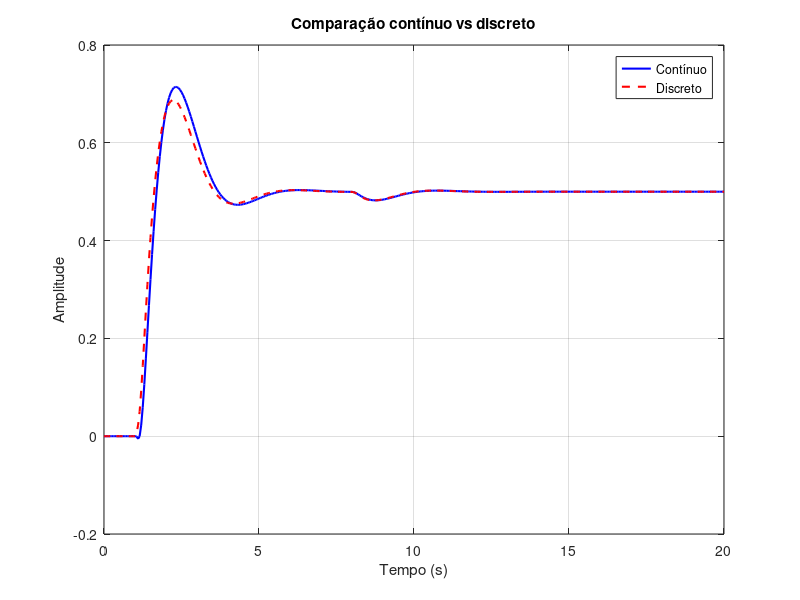

The MATLAB source for this figure:
% Carrega os dados
load dados_continuo.mat; % Carrega y_cont (2x401)
load dados_discreto.mat; % Carrega y_disc (2x401)

% Verifica dimensões
if ~isequal(size(y_cont), size(y_disc))
    error('Os dados não têm o mesmo tamanho.');
end

% Supondo que a primeira linha seja a referência/tempo ou saída 1,
% e a segunda linha seja outra variável (saída 2).
% Ajuste conforme a real estrutura dos seus dados.

tempo = 0:0.05:20; % Exemplo: 401 pontos de 0 a 4 segundos (ajuste conforme seu caso)

% % Plot comparativo para a primeira variável
% figure;
% subplot(2,1,1);
% plot(tempo, y_cont(1,:), 'b', 'LineWidth', 1.5); hold on;
% plot(tempo, y_disc(1,:), 'r--', 'LineWidth', 1.5);
% title('Comparação contínuo vs discreto - Saída 1');
% xlabel('Tempo (s)');
% ylabel('Amplitude');
% legend('Contínuo', 'Discreto');
% grid on;

% Plot comparativo para a segunda variável
%subplot(2,1,2);
plot(tempo, y_cont(2,:), 'b', 'LineWidth', 1.5); hold on;
plot(tempo, y_disc(2,:), 'r--', 'LineWidth', 1.5);
title('Comparação contínuo vs discreto');
xlabel('Tempo (s)');
ylabel('Amplitude');
legend('Contínuo', 'Discreto');
grid on;

% Cálculo do erro quadrático médio (RMSE) entre as respostas
rmse1 = sqrt(mean((y_cont(1,:) - y_disc(1,:)).^2));
rmse2 = sqrt(mean((y_cont(2,:) - y_disc(2,:)).^2));

fprintf('RMSE Saída 1: %f\n', rmse1);
fprintf('RMSE Saída 2: %f\n', rmse2);